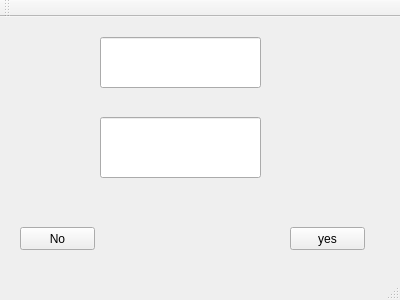
<?xml version="1.0" encoding="UTF-8"?>
<ui version="4.0">
 <class>MainWindow</class>
 <widget class="QMainWindow" name="MainWindow">
  <property name="geometry">
   <rect>
    <x>0</x>
    <y>0</y>
    <width>400</width>
    <height>300</height>
   </rect>
  </property>
  <property name="windowTitle">
   <string>MainWindow</string>
  </property>
  <widget class="QWidget" name="centralWidget">
   <widget class="QLineEdit" name="lineEdit">
    <property name="geometry">
     <rect>
      <x>100</x>
      <y>20</y>
      <width>161</width>
      <height>51</height>
     </rect>
    </property>
   </widget>
   <widget class="QLineEdit" name="lineEdit_2">
    <property name="geometry">
     <rect>
      <x>100</x>
      <y>100</y>
      <width>161</width>
      <height>61</height>
     </rect>
    </property>
   </widget>
   <widget class="QPushButton" name="pushButton">
    <property name="geometry">
     <rect>
      <x>20</x>
      <y>210</y>
      <width>75</width>
      <height>23</height>
     </rect>
    </property>
    <property name="text">
     <string>No</string>
    </property>
   </widget>
   <widget class="QPushButton" name="pushButton_2">
    <property name="geometry">
     <rect>
      <x>290</x>
      <y>210</y>
      <width>75</width>
      <height>23</height>
     </rect>
    </property>
    <property name="text">
     <string>yes</string>
    </property>
   </widget>
  </widget>
  <widget class="QMenuBar" name="menuBar">
   <property name="geometry">
    <rect>
     <x>0</x>
     <y>0</y>
     <width>400</width>
     <height>21</height>
    </rect>
   </property>
  </widget>
  <widget class="QToolBar" name="mainToolBar">
   <attribute name="toolBarArea">
    <enum>TopToolBarArea</enum>
   </attribute>
   <attribute name="toolBarBreak">
    <bool>false</bool>
   </attribute>
  </widget>
  <widget class="QStatusBar" name="statusBar"/>
 </widget>
 <layoutdefault spacing="6" margin="11"/>
 <resources/>
 <connections>
  <connection>
   <sender>pushButton</sender>
   <signal>clicked()</signal>
   <receiver>MainWindow</receiver>
   <slot>close()</slot>
   <hints>
    <hint type="sourcelabel">
     <x>47</x>
     <y>259</y>
    </hint>
    <hint type="destinationlabel">
     <x>84</x>
     <y>276</y>
    </hint>
   </hints>
  </connection>
 </connections>
</ui>
